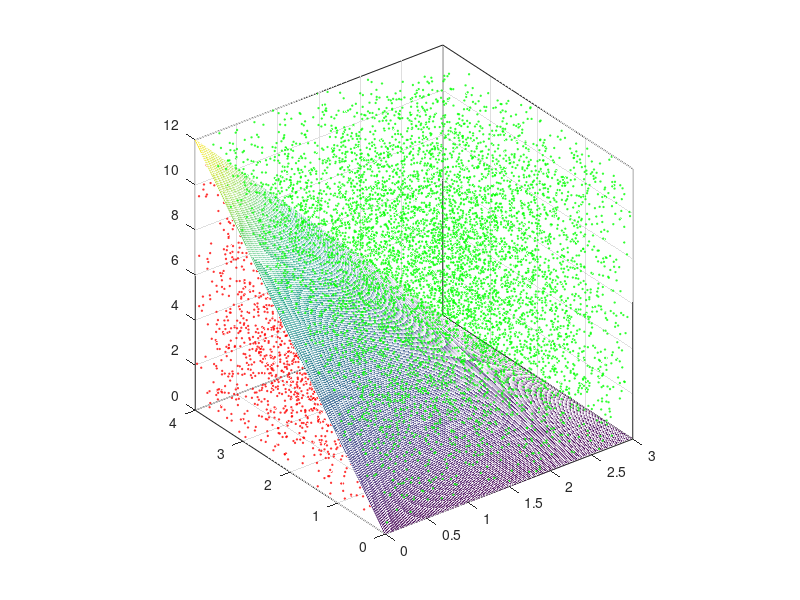

MATLAB code to generate this figure:
% -- Examen
% -- Limpio variables
clear all
close all
% -- Establecemos los limites dados por las regiones
% Para x
a=0; b=3;
% Para y
c=0; d=4;

% Definimos los puntos x, y
x=linspace(a,b,200);
y=linspace(c,d,200);

% Definimos la funcion
f=@(x,y) (3-x).*y;
[X,Y] = meshgrid(x,y);
% Definimos x,y,z como puntos "random"
% Podemos ver que, tomando x=0, y=4, max(f(x,y))=12
% Y su valor minimo es 0
n=10000;
r=rand(n,3);
x=a+r(:,1)*(b-a);
y=c+r(:,2)*(d-c);
z=0+r(:,3)*(12-0);

% Iniciar el experimento de Monte Carlo
nc=0; 
n=10000; 

% Identificamos los puntos que cumplan el criterio y sumamos todos los
% sucesos, es decir, que la función este por debajo de la cota z

idx = z<=f(x,y)
nc=sum(idx);

% Definimos el hiperpoliedro R
R=(b-a)*(d-c)*(12-0);

% Ploteamos los resultados
mesh(X,Y,f(X,Y))

axis square
box on
hold on
% Satisfacen el criterio
plot3(x(idx,1), ...
    y(idx,1), ...
    z(idx,1), ...
    'ro', ...
    'MarkerSize', ...
    1) 
% No satisfacen el criterio
plot3(x(~idx,1), ...
    y(~idx,1), ...
    z(~idx,1), ...
    'go', ...
    'MarkerSize', ...
    1)

% Volumen estimado
vol_esti=R*nc/n;
